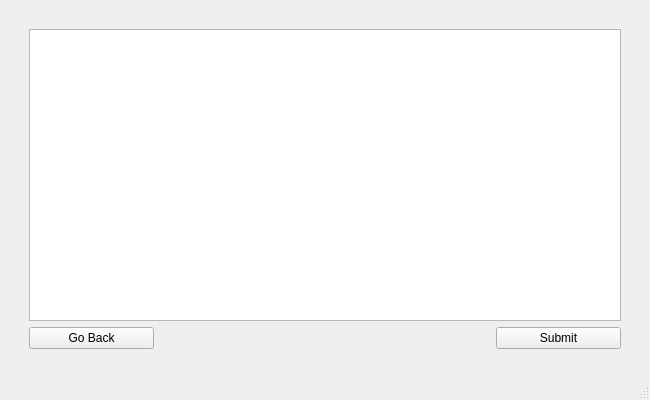
<?xml version="1.0" encoding="UTF-8"?>
<ui version="4.0">
 <class>MainWindow</class>
 <widget class="QMainWindow" name="MainWindow">
  <property name="geometry">
   <rect>
    <x>0</x>
    <y>0</y>
    <width>650</width>
    <height>400</height>
   </rect>
  </property>
  <property name="windowTitle">
   <string>MainWindow</string>
  </property>
  <widget class="QWidget" name="centralwidget">
   <layout class="QGridLayout" name="gridLayout_2">
    <item row="1" column="1">
     <layout class="QGridLayout" name="gridLayout">
      <item row="1" column="0" alignment="Qt::AlignLeft">
       <widget class="QPushButton" name="go_back">
        <property name="minimumSize">
         <size>
          <width>125</width>
          <height>0</height>
         </size>
        </property>
        <property name="text">
         <string>Go Back</string>
        </property>
       </widget>
      </item>
      <item row="1" column="1" alignment="Qt::AlignRight">
       <widget class="QPushButton" name="submit_button">
        <property name="minimumSize">
         <size>
          <width>125</width>
          <height>0</height>
         </size>
        </property>
        <property name="text">
         <string>Submit</string>
        </property>
       </widget>
      </item>
      <item row="0" column="0" colspan="2">
       <widget class="QTableWidget" name="rename_table"/>
      </item>
     </layout>
    </item>
    <item row="1" column="2">
     <spacer name="horizontalSpacer">
      <property name="orientation">
       <enum>Qt::Horizontal</enum>
      </property>
      <property name="sizeType">
       <enum>QSizePolicy::Fixed</enum>
      </property>
      <property name="sizeHint" stdset="0">
       <size>
        <width>20</width>
        <height>20</height>
       </size>
      </property>
     </spacer>
    </item>
    <item row="2" column="1">
     <spacer name="verticalSpacer">
      <property name="orientation">
       <enum>Qt::Vertical</enum>
      </property>
      <property name="sizeType">
       <enum>QSizePolicy::Fixed</enum>
      </property>
      <property name="sizeHint" stdset="0">
       <size>
        <width>20</width>
        <height>20</height>
       </size>
      </property>
     </spacer>
    </item>
    <item row="0" column="1">
     <spacer name="verticalSpacer_2">
      <property name="orientation">
       <enum>Qt::Vertical</enum>
      </property>
      <property name="sizeType">
       <enum>QSizePolicy::Fixed</enum>
      </property>
      <property name="sizeHint" stdset="0">
       <size>
        <width>20</width>
        <height>20</height>
       </size>
      </property>
     </spacer>
    </item>
    <item row="1" column="0">
     <spacer name="horizontalSpacer_2">
      <property name="orientation">
       <enum>Qt::Horizontal</enum>
      </property>
      <property name="sizeType">
       <enum>QSizePolicy::Fixed</enum>
      </property>
      <property name="sizeHint" stdset="0">
       <size>
        <width>20</width>
        <height>20</height>
       </size>
      </property>
     </spacer>
    </item>
   </layout>
  </widget>
  <widget class="QStatusBar" name="statusbar"/>
 </widget>
 <resources/>
 <connections/>
</ui>
